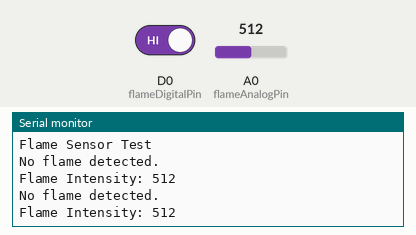
This sketch was run on a simulated ESP8266 (NodeMCU). On the bench: the last lines printed to the serial monitor. The test bench sets the inputs (shaded band); at power-on: D0 (flameDigitalPin) HIGH, A0 (flameAnalogPin) = 512.

Above: at 2.2 s.
2.3 s: D0 (flameDigitalPin) driven LOW
5.5 s: A0 (flameAnalogPin) set to 716
At 6.8 s:
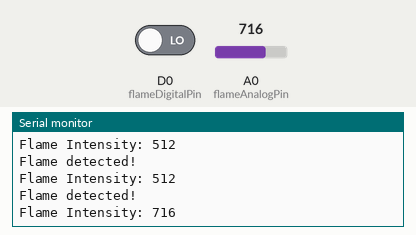
7.0 s: A0 (flameAnalogPin) set to 900
At 7.8 s:
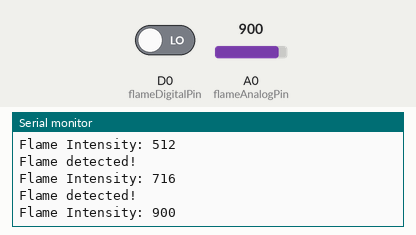
Timing chart, 0 to 10.0 s (numbered marks = the images above; inputs shaded):
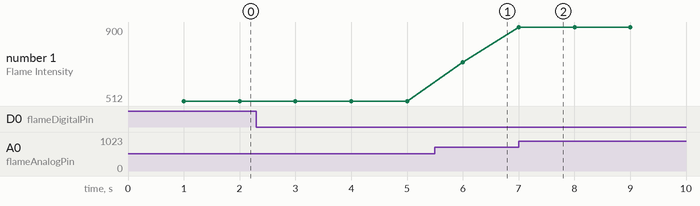

The sketch:

flam_senser.ino
```cpp
// Define pins for the flame sensor
const int flameDigitalPin = D0; // Digital pin connected to DO
const int flameAnalogPin = A0;  // Analog pin connected to AO (optional)

void setup() {
  // Initialize Serial Monitor
  Serial.begin(9600);
  delay(1000);
  Serial.println("Flame Sensor Test");

  // Set the flameDigitalPin as input
  pinMode(flameDigitalPin, INPUT);
}

void loop() {
  // Read the digital value (HIGH/LOW)
  int flameDetected = digitalRead(flameDigitalPin);

  // Read the analog value (optional)
  int flameIntensity = analogRead(flameAnalogPin);

  // Check if flame is detected
  if (flameDetected == LOW) {
    Serial.println("Flame detected!");
  } else {
    Serial.println("No flame detected.");
  }

  // Print analog value (flame intensity)
  Serial.print("Flame Intensity: ");
  Serial.println(flameIntensity);

  delay(1000); // Delay for readability
}
```

Measured:
- after the input at 5.5 s, the serial monitor: prints a new line after 0.50 s (image 1)
- after the input at 7.0 s, the serial monitor: prints a new line at once (image 2)
- plotted number 1: 512 → 716 after the input at 5.5 s, 716 → 900 after the input at 7.0 s
